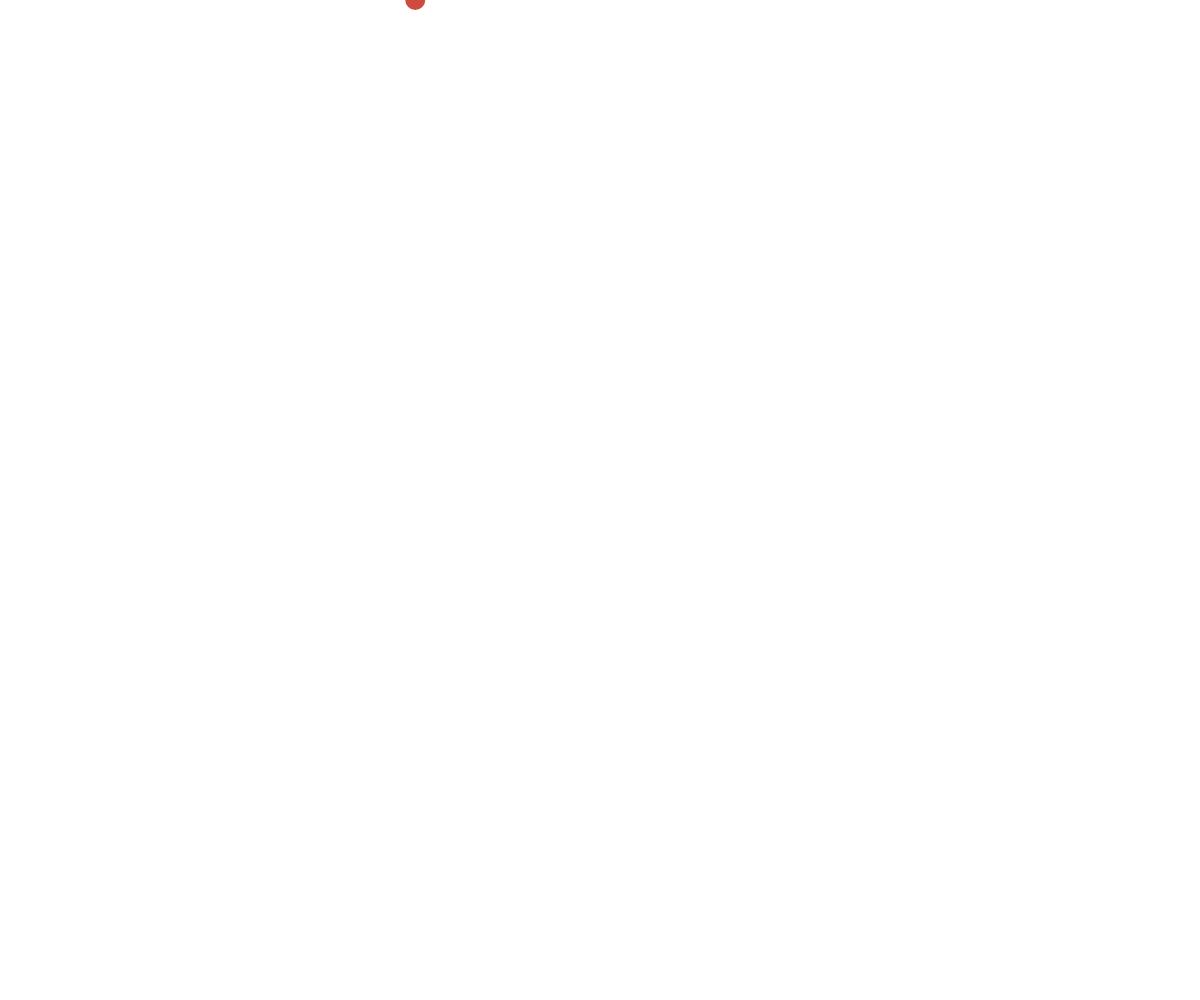
Frame 1 (no input)
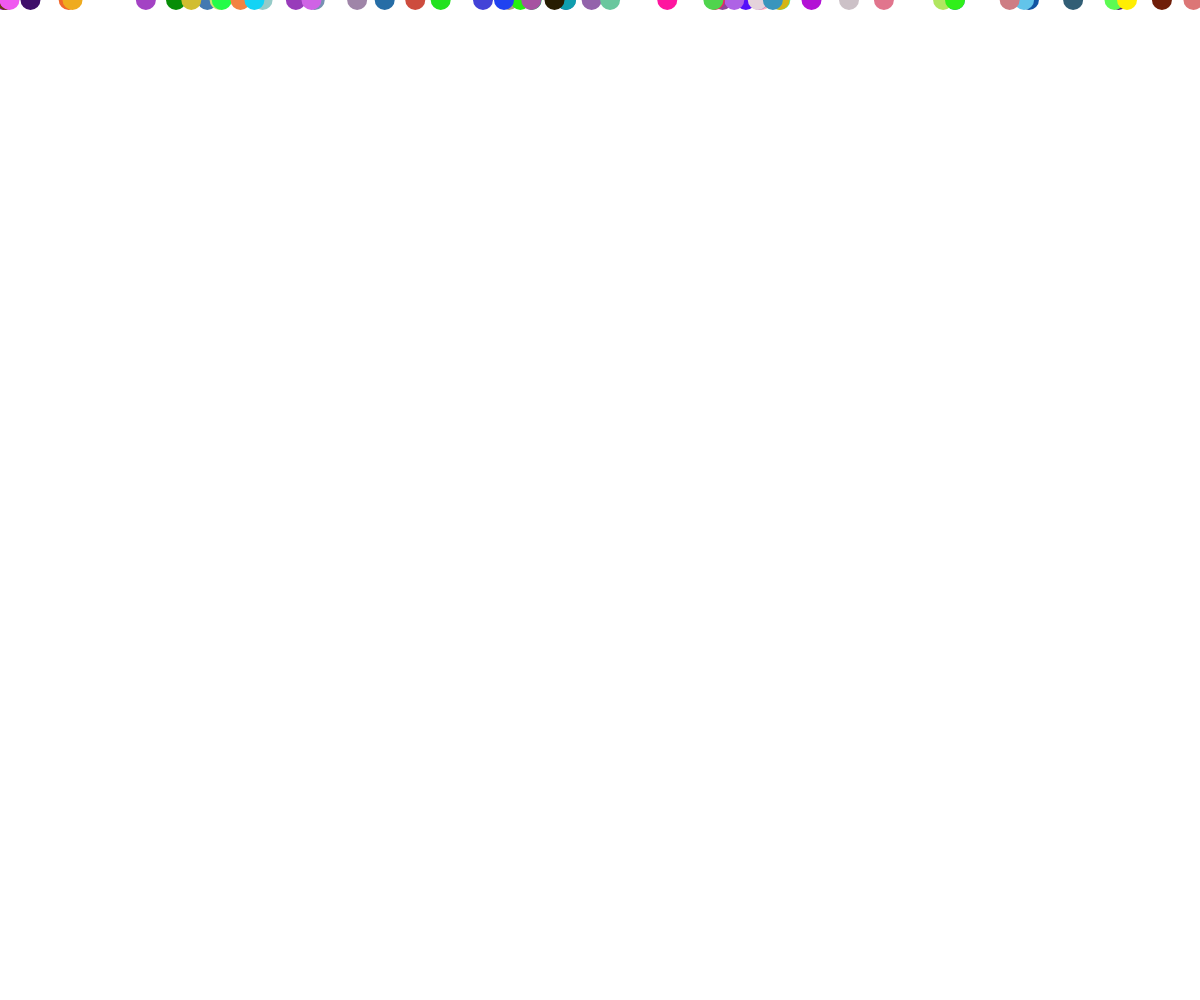
Frame 60 (no input)
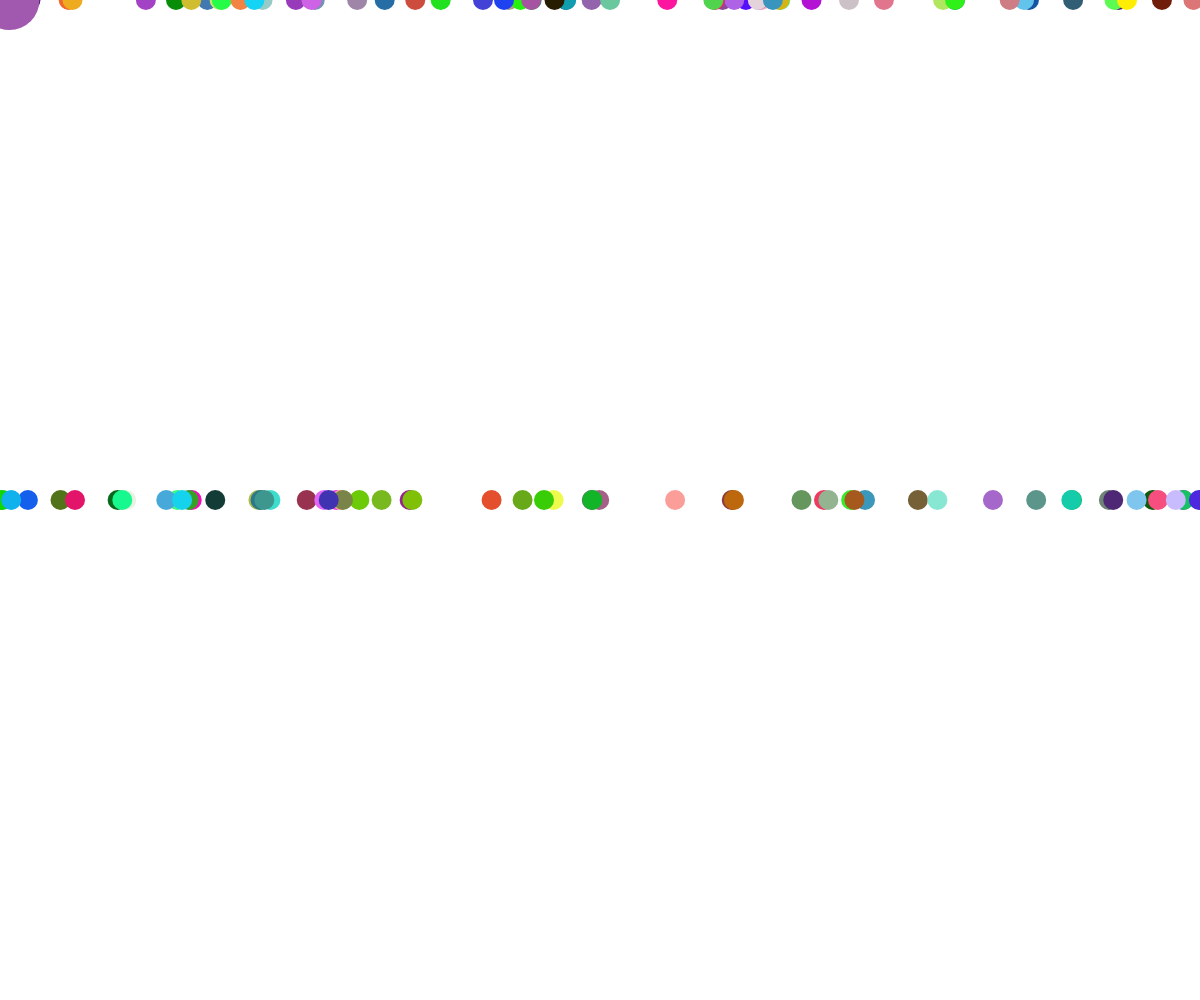
Frame 120 (the mouse pressed at the canvas centre since frame 60)

The p5.js sketch that drew these frames (run headless with seeded random() and noise() and a simulated clock; from frame 60 on, the mouse is pressed at the canvas centre):

// p5.js sketch
// ── sketch.js
let x 
let y
var bgColor;

function setup(){
  createCanvas(windowWidth,windowHeight);
// background("White");
bgColor = color( random(255), random(255), random(255) );
}

function windowResized() {
  resizeCanvas(windowWidth, windowHeight);
  background("White");}

  function draw(){
 x=random(0,width)
 y=mouseY
 noStroke()
 fill(random(0,255),random(0,255),random(0,255))
 ellipse(x,y,20,20)
//  background(bgColor);

}

function mousePressed() {
  bgColor = color( random(255), random(255), random(255) );
   noStroke();
    if (mouseButton == LEFT) {
   fill(random(0,255),random(0,255),random(0,255));
  //  ellipse(x,y,40,40);
    } else if (mouseButton == RIGHT) {
      fill(random(0,255),random(0,255),random(0,255)); }
      ellipse(x,y,60,60);
  }
 
 
// function changeToDarkMode() {
//     if(isDark === true) {
    
//     darkModeButton.textContent = "dark mode";
//     anythingIWant.style.background = "white";
//     anythingIWant.style.color = "black";
//     isDark = false;
//     console.log("dark mode is off.");
      
//     } else if(isDark === false){
      
//     darkModeButton.textContent = "light mode";
//     anythingIWant.style.background = "black";
//     anythingIWant.style.color = "white";
//     isDark = true;
//     console.log("dark mode is on!");
      
//     }
//   }
  
// ── style.css
html{
  background-color: white;
}

.container{
  color: black;
  font-family: sans-serif;
  font-weight: bold;
  display: flex;
  font-size: 100px;
  align-items: center;
  margin-left: 0;
  margin-right: 0;
}
p{
  font-family: sans-serif;
  color: red;
  text-align: center;
}
h1{
  font-family: Goldman;
  position: fixed;
align-items: center;
  text-align: center;
}
.Canvas{
  position: relative;
  z-index: 1;
}
